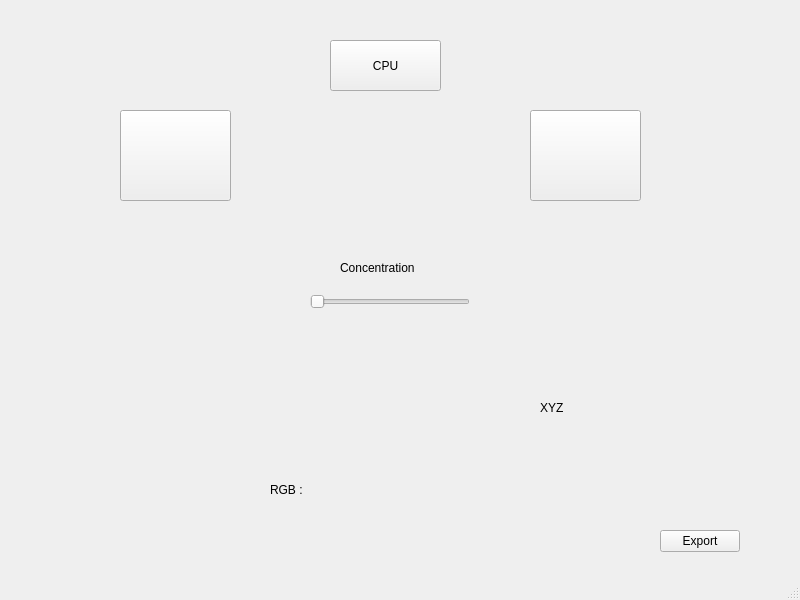
<?xml version="1.0" encoding="UTF-8"?>
<ui version="4.0">
 <class>Mixeur</class>
 <widget class="QMainWindow" name="Mixeur">
  <property name="geometry">
   <rect>
    <x>0</x>
    <y>0</y>
    <width>800</width>
    <height>600</height>
   </rect>
  </property>
  <property name="focusPolicy">
   <enum>Qt::ClickFocus</enum>
  </property>
  <property name="windowTitle">
   <string>MainWindow</string>
  </property>
  <widget class="QWidget" name="centralwidget">
   <widget class="QPushButton" name="pigment_1">
    <property name="geometry">
     <rect>
      <x>120</x>
      <y>110</y>
      <width>111</width>
      <height>91</height>
     </rect>
    </property>
    <property name="mouseTracking">
     <bool>false</bool>
    </property>
    <property name="text">
     <string/>
    </property>
    <property name="autoDefault">
     <bool>false</bool>
    </property>
   </widget>
   <widget class="QPushButton" name="pigment_2">
    <property name="geometry">
     <rect>
      <x>530</x>
      <y>110</y>
      <width>111</width>
      <height>91</height>
     </rect>
    </property>
    <property name="text">
     <string/>
    </property>
   </widget>
   <widget class="QPushButton" name="cpu_gpu">
    <property name="geometry">
     <rect>
      <x>330</x>
      <y>40</y>
      <width>111</width>
      <height>51</height>
     </rect>
    </property>
    <property name="text">
     <string>CPU</string>
    </property>
   </widget>
   <widget class="QSlider" name="slider">
    <property name="geometry">
     <rect>
      <x>310</x>
      <y>290</y>
      <width>160</width>
      <height>23</height>
     </rect>
    </property>
    <property name="orientation">
     <enum>Qt::Horizontal</enum>
    </property>
   </widget>
   <widget class="QWidget" name="horizontalLayoutWidget">
    <property name="geometry">
     <rect>
      <x>260</x>
      <y>360</y>
      <width>261</width>
      <height>111</height>
     </rect>
    </property>
    <layout class="QHBoxLayout" name="opengllayout"/>
   </widget>
   <widget class="QLabel" name="label_pourcentage">
    <property name="geometry">
     <rect>
      <x>340</x>
      <y>260</y>
      <width>111</width>
      <height>16</height>
     </rect>
    </property>
    <property name="text">
     <string>Concentration</string>
    </property>
   </widget>
   <widget class="QLabel" name="RGB">
    <property name="geometry">
     <rect>
      <x>270</x>
      <y>480</y>
      <width>241</width>
      <height>20</height>
     </rect>
    </property>
    <property name="text">
     <string>RGB :</string>
    </property>
   </widget>
   <widget class="QLabel" name="XYZ">
    <property name="geometry">
     <rect>
      <x>540</x>
      <y>400</y>
      <width>211</width>
      <height>16</height>
     </rect>
    </property>
    <property name="text">
     <string>XYZ</string>
    </property>
   </widget>
   <widget class="QPushButton" name="exportButton">
    <property name="geometry">
     <rect>
      <x>660</x>
      <y>530</y>
      <width>80</width>
      <height>22</height>
     </rect>
    </property>
    <property name="text">
     <string>Export</string>
    </property>
   </widget>
  </widget>
  <widget class="QMenuBar" name="menubar">
   <property name="geometry">
    <rect>
     <x>0</x>
     <y>0</y>
     <width>800</width>
     <height>19</height>
    </rect>
   </property>
  </widget>
  <widget class="QStatusBar" name="statusbar"/>
 </widget>
 <resources/>
 <connections>
  <connection>
   <sender>cpu_gpu</sender>
   <signal>clicked()</signal>
   <receiver>cpu_gpu</receiver>
   <slot>repaint()</slot>
   <hints>
    <hint type="sourcelabel">
     <x>362</x>
     <y>74</y>
    </hint>
    <hint type="destinationlabel">
     <x>418</x>
     <y>82</y>
    </hint>
   </hints>
  </connection>
 </connections>
</ui>
